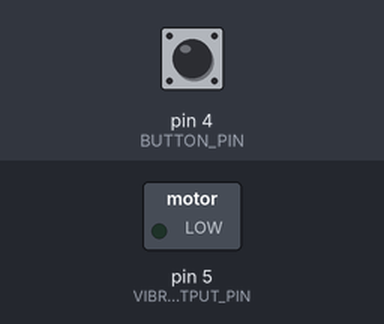
The sketch below on a simulated Arduino Uno, built with avr-gcc and run on an emulated ATmega328P. Shown: switched loads named in the sketch (green lamp = pin HIGH). Inputs (shaded band) come from the test bench; at power-on: pin 4 (BUTTON_PIN) HIGH.

Above: at 1.2 s.
1.3 s: pin 4 (BUTTON_PIN) pulled LOW for 0.15 s
At 2.5 s:
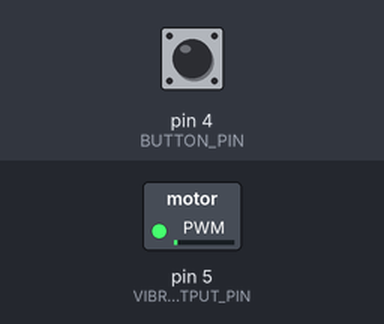
3.7 s: pin 4 (BUTTON_PIN) pulled LOW for 1 s
At 4.66 s:
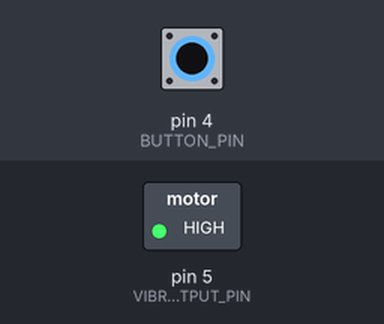
6.7 s: pin 4 (BUTTON_PIN) pulled LOW for 3.2 s
At 10.6 s:
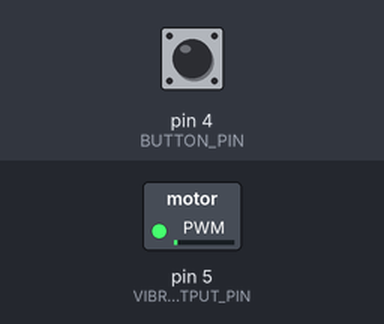
Timing chart, 0 to 12.1 s (numbered marks = the images above; inputs shaded):
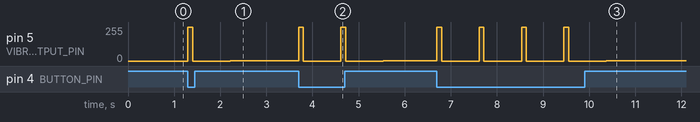

Measured:
- after the input at 1.3 s, pin 5 (VIBROMOTOR_OUTPUT_PIN): 0/255 → 255/255 at once, → 0/255 0.10 s later, → 1/255 0.81 s later
- after the input at 3.7 s, pin 5 (VIBROMOTOR_OUTPUT_PIN): 1/255 → 255/255 at once, → 0/255 0.10 s later, → 255/255 0.82 s later, → 0/255 0.10 s later, … (5 changes in this stretch)
- after the input at 6.7 s, pin 5 (VIBROMOTOR_OUTPUT_PIN): 1/255 → 255/255 at once, then repeats every 0.92 s: 0/255 0.82 s, 255/255 0.10 s, until it stays 1/255 from 10.4 s

The sketch:

adv_output_2-3.ino
```cpp
const int VIBROMOTOR_OUTPUT_PIN = 5;
const int BUTTON_PIN = 4;

void setup() {
  // put your setup code here, to run once:
  pinMode(VIBROMOTOR_OUTPUT_PIN, OUTPUT);
  pinMode(BUTTON_PIN, INPUT_PULLUP);
}

void loop() {

  secondLoop();

  // delay(50);
}

void secondLoop() {
  // put your main code here, to run repeatedly:
  int val = digitalRead(BUTTON_PIN);

  if (val == LOW) {
    // Short buzz
    analogWrite(VIBROMOTOR_OUTPUT_PIN, 255);
    delay(100);
    // Intermission
    analogWrite(VIBROMOTOR_OUTPUT_PIN, 0);
    delay(50);
    // Fade-out buzz
    for (int i = 255; i > 0; i--) {
      analogWrite(VIBROMOTOR_OUTPUT_PIN, i);
      delay(3);
    }
  }
}
```
